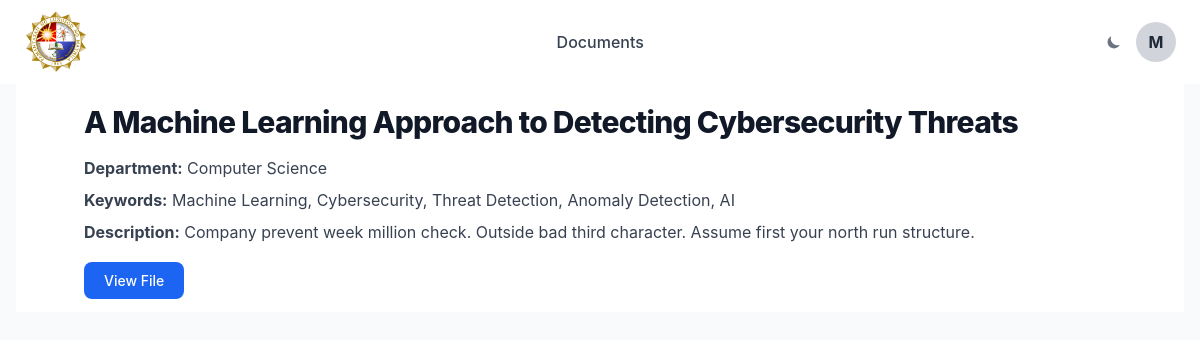
The app's page /documents/2/view/ (signed in) with its own data.
### archive_app/models.py (models this page shows, shortened)
class User(AbstractUser):
    ROLE_CHOICES = [
        ('guest', 'Guest'),
        ('student', 'Student'),
        ('admin', 'Admin'),
    ]
    username = None  # Remove the username field
    first_name = None  # Remove the first_name field
    last_name = None  # Remove the last_name field
    email = models.EmailField(unique=True)  # Use email as the unique identifier
    full_name = models.CharField(max_length=255, blank=True)  # Custom full_name field
    role = models.CharField(max_length=10, choices=ROLE_CHOICES, default='guest')
    is_active = models.BooleanField(default=True)
    objects = CustomUserManager()  # Attach the custom manager
    USERNAME_FIELD = 'email'  # Set email as the unique identifier for authentication
    REQUIRED_FIELDS = []  # Remove the requirement for other fields during user creation

class Document(models.Model):
    STATUS_CHOICES = [
        ('Pending', 'Pending'),
        ('Approved', 'Approved'),
    ]
    title = models.CharField(max_length=255)  # Required
    abstract = models.TextField(blank=True, null=True)  # Optional
    publication_date = models.DateField(blank=True, null=True)
    document_type = models.CharField(max_length=100, blank=True, null=True)  # Optional
    degree_name = models.CharField(max_length=100, blank=True, null=True)  # Optional
    subject_categories = models.CharField(max_length=255, blank=True, null=True)  # Optional
    college = models.CharField(max_length=100, blank=True, null=True)  # Optional
    department = models.CharField(max_length=100)  # Required
    advisor = models.CharField(max_length=100, blank=True, null=True)  # Optional
    panel_members = models.TextField(blank=True, null=True)  # Optional
    keywords = models.TextField(blank=True, null=True)  # Optional
    language = models.CharField(max_length=50, blank=True, null=True)  # Optional
    file_path = models.FileField(upload_to='documents/')  # Required
    uploaded_by = models.ForeignKey(User, on_delete=models.CASCADE)  # Required
    status = models.CharField(max_length=10, choices=STATUS_CHOICES, default='Pending')  # Required

### archive_app/views.py (the view)
# urls.py: path('documents/<int:pk>/view/', views.view_document, name='view_document'),
def view_document(request, pk):
    document = get_object_or_404(Document, pk=pk)
    return render(request, 'view_document.html', {'document': document})

### archive_app/templatetags/custom_filters.py (called while the page is built)
@register.filter
def initials(full_name):
    if not full_name:
        return ""
    name_parts = full_name.split()
    if len(name_parts) > 1:
        return f"{name_parts[0][0]}{name_parts[-1][0]}".upper()
    return name_parts[0][0].upper()  # Single name fallback

### templates/view_document.html
{% extends "_base.html" %}
{% block content %}
<section class="bg-white dark:bg-gray-900 p-3 sm:p-5">
    <div class="mx-auto max-w-screen-xl px-4 lg:px-12">
        <h1 class="text-2xl font-extrabold tracking-tight leading-none text-gray-900 md:text-3xl dark:text-white">
            {{ document.title }}
        </h1>
        <p class="mt-4 text-gray-700 dark:text-gray-300"><strong>Department:</strong> {{ document.department }}</p>
        <p class="mt-2 text-gray-700 dark:text-gray-300"><strong>Keywords:</strong> {{ document.keywords }}</p>
        <p class="mt-2 text-gray-700 dark:text-gray-300"><strong>Description:</strong> {{ document.abstract }}</p>
        <div class="mt-6">
            <a href="{{ document.file_path.url }}" target="_blank"
                class="text-white bg-blue-600 hover:bg-blue-700 focus:ring-4 focus:outline-none focus:ring-blue-300 font-medium rounded-lg text-sm px-5 py-2.5 text-center dark:bg-blue-600 dark:hover:bg-blue-700 dark:focus:ring-blue-800">
                View File
            </a>
        </div>
    </div>
</section>
{% endblock %}

### templates/_base.html (shortened to what this page needs)
{% load compress %} {% load static %} {% load custom_filters %}
<!DOCTYPE html>
<html lang="en">
  <head>
    {% compress css %}
    <link rel="stylesheet" href="{% static 'src/output.css' %}" />
    {% endcompress %}
  </head>
  <body class="bg-gray-50 dark:bg-gray-900">
    <header>
      <nav
        class="bg-white border-gray-200 px-4 lg:px-6 py-2.5 dark:bg-gray-800"
      >
        <div
          class="flex flex-wrap justify-between items-center mx-auto max-w-screen-xl"
        >
          <a href="#" class="flex items-center">
            <img
              src="{% static 'assets/plm-logo.png' %}"
              class="mr-3 h-10 sm:h-16"
              alt="PLM Logo"
            />
          </a>
          <div class="flex items-center lg:order-2">
            <button
              id="theme-toggle"
              type="button"
              class="text-gray-500 dark:text-gray-400 hover:bg-gray-100 dark:hover:bg-gray-700 focus:outline-none focus:ring-4 focus:ring-gray-200 dark:focus:ring-gray-700 rounded-lg p-1.5 mr-2"
            >
              <svg
                id="theme-toggle-dark-icon"
                class="hidden w-4 h-4"
                fill="currentColor"
                viewBox="0 0 20 20"
                xmlns="http://www.w3.org/2000/svg"
              >
                <path
                  d="M17.293 13.293A8 8 0 016.707 2.707a8.001 8.001 0 1010.586 10.586z"
                ></path>
              </svg>
            </button>
            {% if user.is_authenticated %}
            <button
              id="avatarButton"
              data-dropdown-toggle="userDropdown"
              data-dropdown-placement="bottom-start"
              class="w-10 h-10 rounded-full flex items-center justify-center bg-gray-300 text-gray-800 dark:bg-gray-700 dark:text-white font-bold"
            >
              {{ user.full_name|initials }}
            </button>
            {% endif %}
          </div>
          <div
            class="hidden justify-center items-center w-full lg:flex lg:w-auto lg:order-1"
            id="mobile-menu-2"
          >
            <ul
              class="flex flex-col mt-4 font-medium lg:flex-row lg:space-x-8 lg:mt-0"
            >
              <li>
                <a
                  href="{% url 'document_list' %}"
                  class="text-gray-700 dark:text-gray-300 hover:text-yellow-600 dark:hover:text-yellow-400 {% if request.path == '/document/list' %} text-yellow-600 dark:text-yellow-400 {% endif %}"
                >
                  Documents
                </a>
              </li>
            </ul>
          </div>
        </div>
      </nav>
    </header>
    <div class="container mx-auto px-4 max-w-full">
      {% block content %} {% endblock content %}
    </div>
  </body>
</html>

### records on screen
User: full_name|initials "M"
Document: title "A Machine Learning Approach to Detecting Cybersecurity Threats", department "Computer Science", keywords "Machine Learning, Cybersecurity, Threat Detection, Anomaly Detection, AI", abstract "Company prevent week million check. Outside bad third character. Assume first your north run structure."
